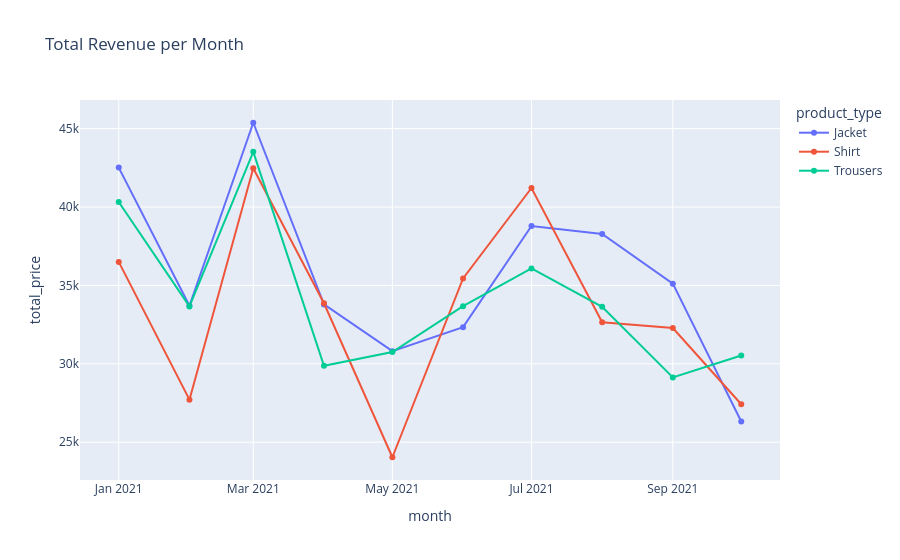

The cell this chart's notebook holds for it:
### Code cell
px.line(data_frame= plot_df , x= 'month' , y= 'total_price' , title='Total Revenue per Month' ,color= 'product_type', markers= True)

### Figure 1 — Plotly figure (JSON) as saved in the notebook; plotly's stock layout.template omitted (floating-point values rounded to 4 significant figures)
{"data": [{"hovertemplate": "product_type=Jacket<br>month=%{x}<br>total_price=%{y}<extra></extra>", "legendgroup": "Jacket", "line": {"color": "#636efa", "dash": "solid"}, "marker": {"symbol": "circle"}, "mode": "lines+markers", "name": "Jacket", "orientation": "v", "showlegend": true, "type": "scatter", "x": ["2021-01-01T00:00:00.000000", "2021-02-01T00:00:00.000000", "2021-03-01T00:00:00.000000", "2021-04-01T00:00:00.000000", "2021-05-01T00:00:00.000000", "2021-06-01T00:00:00.000000", "2021-07-01T00:00:00.000000", "2021-08-01T00:00:00.000000", "2021-09-01T00:00:00.000000", "2021-10-01T00:00:00.000000"], "xaxis": "x", "y": [42515, 33704, 45376, 33790, 30808, 32337, 38787, 38281, 35111, 26317], "yaxis": "y"}, {"hovertemplate": "product_type=Shirt<br>month=%{x}<br>total_price=%{y}<extra></extra>", "legendgroup": "Shirt", "line": {"color": "#EF553B", "dash": "solid"}, "marker": {"symbol": "circle"}, "mode": "lines+markers", "name": "Shirt", "orientation": "v", "showlegend": true, "type": "scatter", "x": ["2021-01-01T00:00:00.000000", "2021-02-01T00:00:00.000000", "2021-03-01T00:00:00.000000", "2021-04-01T00:00:00.000000", "2021-05-01T00:00:00.000000", "2021-06-01T00:00:00.000000", "2021-07-01T00:00:00.000000", "2021-08-01T00:00:00.000000", "2021-09-01T00:00:00.000000", "2021-10-01T00:00:00.000000"], "xaxis": "x", "y": [36501, 27714, 42469, 33865, 24040, 35443, 41213, 32650, 32285, 27420], "yaxis": "y"}, {"hovertemplate": "product_type=Trousers<br>month=%{x}<br>total_price=%{y}<extra></extra>", "legendgroup": "Trousers", "line": {"color": "#00cc96", "dash": "solid"}, "marker": {"symbol": "circle"}, "mode": "lines+markers", "name": "Trousers", "orientation": "v", "showlegend": true, "type": "scatter", "x": ["2021-01-01T00:00:00.000000", "2021-02-01T00:00:00.000000", "2021-03-01T00:00:00.000000", "2021-04-01T00:00:00.000000", "2021-05-01T00:00:00.000000", "2021-06-01T00:00:00.000000", "2021-07-01T00:00:00.000000", "2021-08-01T00:00:00.000000", "2021-09-01T00:00:00.000000", "2021-10-01T00:00:00.000000"], "xaxis": "x", "y": [40317, 33662, 43519, 29875, 30749, 33678, 36081, 33634, 29130, 30529], "yaxis": "y"}], "layout": {"legend": {"title": {"text": "product_type"}, "tracegroupgap": 0}, "title": {"text": "Total Revenue per Month"}, "xaxis": {"anchor": "y", "domain": [0, 1], "title": {"text": "month"}}, "yaxis": {"anchor": "x", "domain": [0, 1], "title": {"text": "total_price"}}}}
